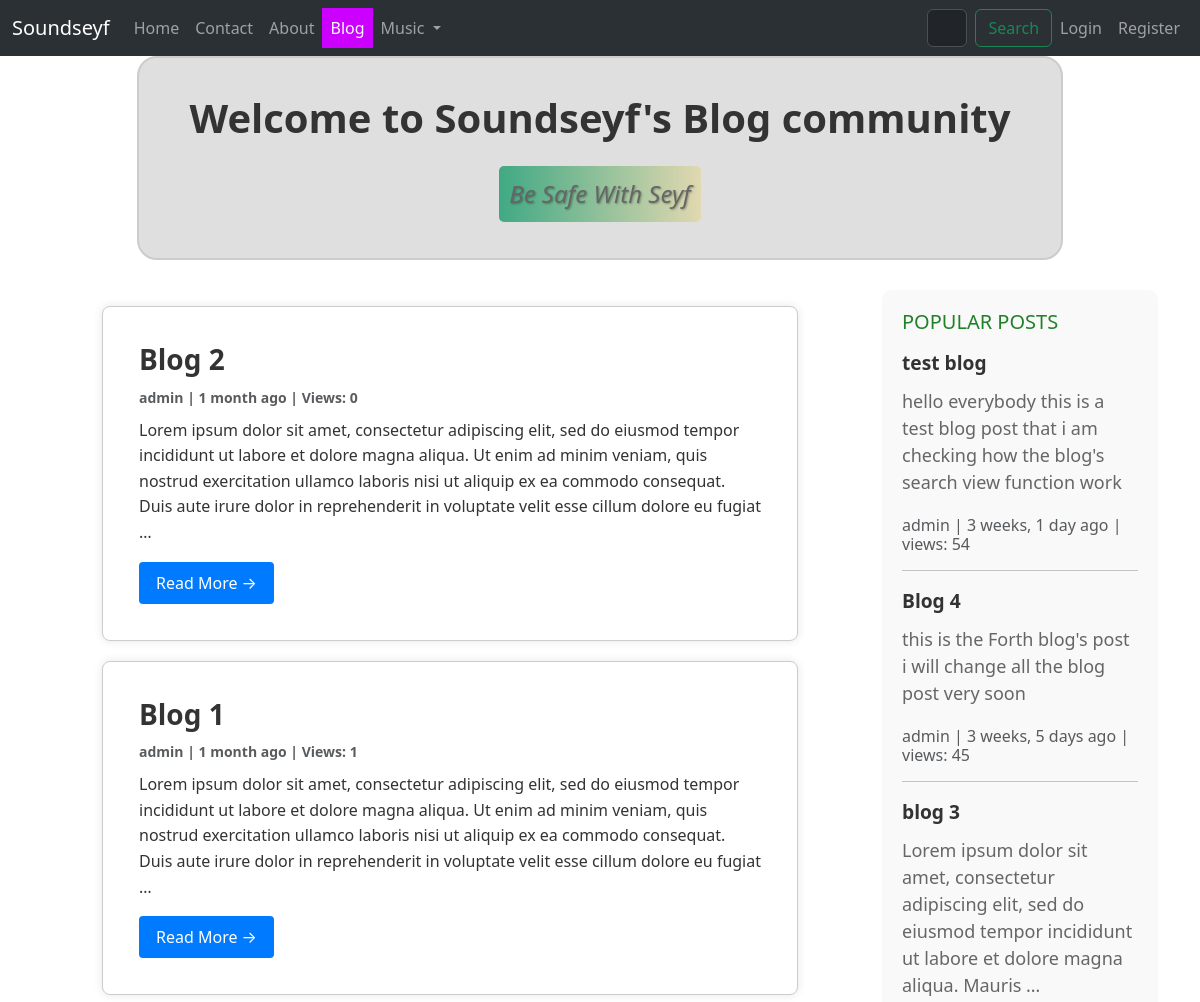
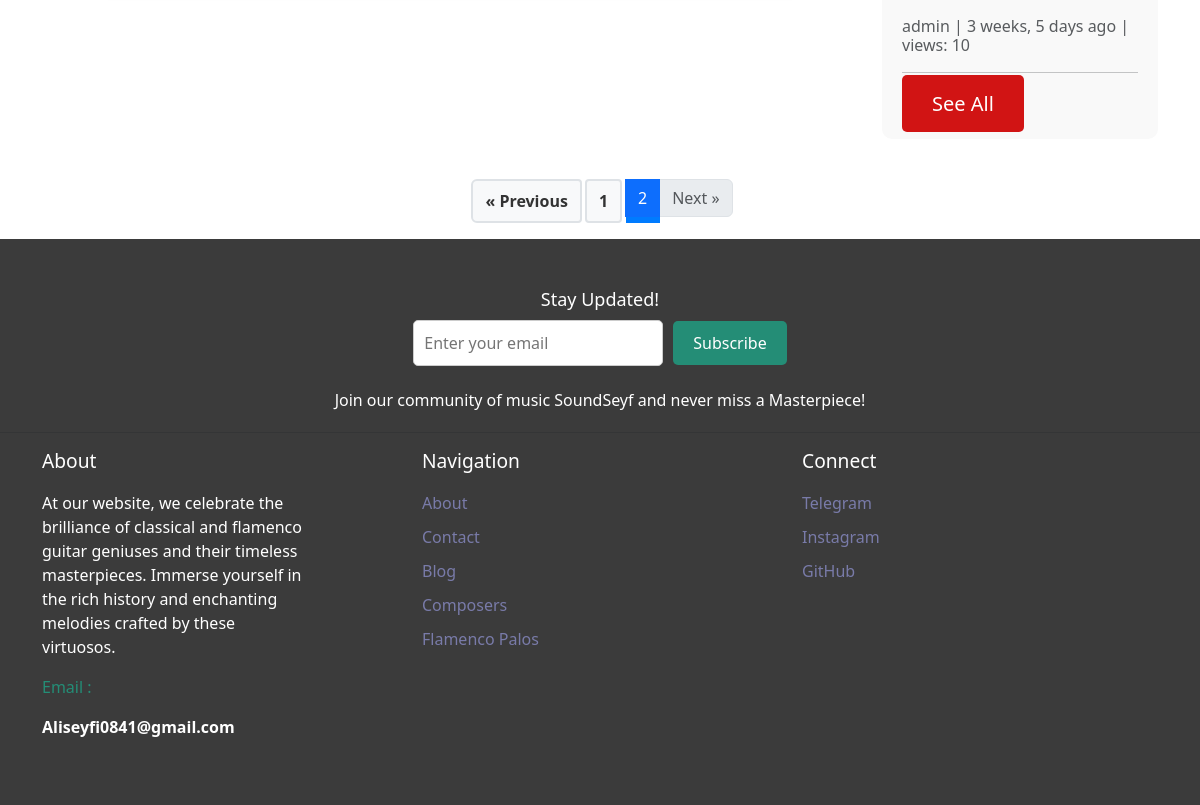
Screenshot of /blog/?page=2 with the database file from the repository (2 pictures, top to bottom).
### blog/models.py (models this page shows, shortened)
class Post(models.Model):
    title = models.CharField(max_length=255,unique=True)
    slug = models.SlugField(max_length=255,unique=True)
    author = models.ForeignKey(User,on_delete=models.CASCADE,null=True)
    content = models.TextField(null=True,blank=True)
    created_on = models.DateTimeField(auto_now_add=True)
    updated_on = models.DateTimeField(auto_now=True)
    published_on = models.DateTimeField(null=True)
    status = models.CharField(max_length=255,choices=STATUS_CHOICES)
    counted_views = models.IntegerField(default=0)
    login_required = models.BooleanField(default=False)
    class Meta:
        ordering = ['-created_on']

### blog/views.py (the view)
# urls.py: path('',views.PostList.as_view(),name="blog-home"),
class PostList(generic.ListView):
    now = timezone.now()
    queryset = Post.objects.filter(status='p' , published_on__lte=now).order_by('-created_on')
    context_object_name = 'post_list'
    paginate_by = 3
    template_name = "blog/blog-home.html"

### blog/templatetags/blog-tags.py (called while the page is built)
@register.inclusion_tag('blog/sidebar.html')
def popularpost():
    popularposts = Post.objects.all().order_by('-counted_views')[:3]
    return  {"popularposts":popularposts}

### templates/blog/blog-home.html (shortened to what this page needs)
{% load humanize %}
{% load blog-tags %}
<!DOCTYPE html>
<html lang="en">
<head>
    <link href="https://cdn.jsdelivr.net/npm/bootstrap@5.3.3/dist/css/bootstrap.min.css" rel="stylesheet"
>
<body data-bs-theme="light">
    <nav class="navbar navbar-expand-lg bg-body-tertiary" data-bs-theme="dark">
        <div class="container-fluid">
            <a class="navbar-brand" href="{% url 'website:index' %}">Soundseyf</a>
            <div class="collapse navbar-collapse" id="navbarSupportedContent">
                <ul class="navbar-nav me-auto mb-2 mb-lg-0">
                    <li class="nav-item">
                        <a class="nav-link {% if request.path == '/' %}active{% endif %}" aria-current="page"
                            href="{% url 'website:index' %}">Home</a>
                    </li>
                    <li class="nav-item">
                        <a class="nav-link {% if '/contact/' in request.path %}active{% endif %}"
                            href="{% url 'website:contact' %}">Contact</a>
                    </li>
                    <li class="nav-item">
                        <a class="nav-link {% if '/about/' in request.path %}active{% endif %}"
                            href="{% url 'website:about' %}">About</a>
                    </li>
                    <li class="nav-item">
                        <a class="nav-link {% if '/blog/' in request.path %}active{% endif %}"
                            href="{% url 'blog:blog-home' %}">Blog</a>
                    </li>
                    <li class="nav-item dropdown">
                        <a class="nav-link dropdown-toggle dropdown-toggle-arrow {% if '/music/' in request.path %}active{% endif %}"
                            href="#" role="button" data-bs-toggle="dropdown" aria-expanded="false">
                            Music
                        </a>
                    </li>
                </ul>
                <form style="padding-left: 45%;" method="get" class="d-flex me-auto" role="search"
                    action="{% url 'music:search' %}">
                    <input class="form-control me-2" name="s" type="search" placeholder="Search Composer fullname"
                        aria-label="Search" list="composer-list">
                    <button class="btn btn-outline-success" type="submit">Search</button>
                </form>
                <ul class="navbar-nav ms-auto">
                    {% if request.user.is_authenticated %}
                    <li class="nav-item dropdown">
                        <a class="nav-link dropdown-toggle" href="#" id="userDropdown" role="button"
                            data-bs-toggle="dropdown" aria-expanded="false">
                            {{ request.user.username }}
                        </a>
                        <ul class="dropdown-menu dropdown-menu-end" aria-labelledby="userDropdown">
                            <li><a class="dropdown-item" href="{% url 'music:Likes' %}">Favorites</a></li>
                            <li>
                                <hr class="dropdown-divider">
                            </li>
                            <li><a class="dropdown-item" href="{% url 'accounts:logout' %}">Logout</a></li>
                        </ul>
                    </li>
                    {% else %}
                    <li class="nav-item">
                        <a class="nav-link btn btn-primary" href="{% url 'accounts:login' %}">Login</a>
                    </li>
                    <li class="nav-item">
                        <a class="nav-link btn btn-success" href="{% url 'accounts:register' %}">Register</a>
                    </li>
                    {% endif %}
                </ul>
            </div>
        </div>
    </nav>
    <header class="masthead">
        <div class="container">
            <div class="row">
                <div class="col-md-8 col-md-10 mx-auto">
                    <div class="site-heading">
                        <div class="title-box">
                            <h3 class="welcome-title my-4 mt-3">Welcome to Soundseyf's Blog community</h3>
                            <p class="safety-message">Be Safe With Seyf</p>
                        </div>
                    </div>
                </div>
            </div>
        </div>
    </header>
    <div class="container post-container">
        <div class="row">
            <div class="col-md-8 mt-3">
                {% for post in post_list %}
                <div class="card post-card">
                    <div class="card-body">
                        <h2 class="card-title post-title">{{ post.title }}</h2>
                        <p class="card-text text-muted post-meta" style="font-weight: bold;">{{ post.author }} | {{ post.created_on|naturaltime }}
                            | Views: {{ post.counted_views }}</p>
                        <p class="card-text post-content">{{ post.content|truncatewords_html:50 }}</p>
                        <a href="{% url 'blog:blog-single' post.slug %}" class="btn read-more-btn">Read More &rarr;</a>
                    </div>
                </div>
                {% endfor %}
            </div>
        {% popularpost %}
        </div>
    </div>
    <div class="pagination-container">
        <nav aria-label="Page navigation">
            <ul class="pagination">
                {% if page_obj.has_previous %}
                <li class="page-item"><a href="?page={{ page_obj.previous_page_number }}" class="page-link">&laquo;
                        Previous</a></li>
                {% else %}
                <li class="page-item disabled pagination-disabled"><span class="page-link">&laquo; Previous</span></li>
                {% endif %}
                {% for num in paginator.page_range %}
                {% if num == page_obj.number %}
                <li class="page-item active pagination-current"><span class="page-link">{{ num }}</span></li>
                {% else %}
                <li class="page-item"><a href="?page={{ num }}" class="page-link pagination-link">{{ num }}</a></li>
                {% endif %}
                {% endfor %}
                {% if page_obj.has_next %}
                <li class="page-item"><a href="?page={{ page_obj.next_page_number }}" class="page-link">Next &raquo;</a>
                </li>
                {% else %}
                <li class="page-item disabled pagination-disabled"><span class="page-link">Next &raquo;</span></li>
                {% endif %}
            </ul>
        </nav>
    </div>
    <footer class="footer">
        <div class="container">
            <div class="footer-subscribe">
                <h3 style="color: #fff;">Stay Updated!</h3>
                <form action="{% url 'website:subscribe' %}" method="post">
                    <input type="email" name="email" placeholder="Enter your email" required>
                    <button type="submit">Subscribe</button>
                </form>
                <p style="padding-top: 2%;">Join our community of music SoundSeyf and never miss a Masterpiece!</p>
            </div>
        </div>
        <hr>
        <div class="container">
            <div class="row">
                <div class="col-md-4">
                    <h5>About</h5>
                    <p style="padding-top: 3%; padding-right:25%">At our website, we celebrate the brilliance of
                        classical and flamenco guitar geniuses and their timeless masterpieces. Immerse yourself in the
                        rich history and enchanting melodies crafted by these virtuosos.</p>
                    <p style="color: #248d76;">Email :
                    <p style="font-weight: bold;">Aliseyfi0841@gmail.com</p>
                    </p>
                </div>
                <div class="col-md-4">
                    <h5>Navigation</h5>
                    <ul class="list-unstyled" style="padding-top: 3%;">
                        <li><a href="{% url 'website:about' %}">About</a></li>
                        <li><a href="{% url 'website:contact' %}">Contact</a></li>
                        <li><a href="{% url 'blog:blog-home' %}">Blog</a></li>
                        <li><a href="{% url 'music:composers' %}">Composers</a></li>
                        <li><a href="{% url 'music:palos' %}">Flamenco Palos</a></li>
                    </ul>
                </div>
                <div class="col-md-4">
                    <h5>Connect</h5>
                    <ul class="list-unstyled" style="padding-top: 3%;">
                        <li><a href="#">Telegram</a></li>
                        <li><a href="https://www.instagram.com/pv.aliseyfi">Instagram</a></li>
                        <li><a href="https://github.com/aisdisappeared">GitHub</a></li>
                    </ul>
                </div>
            </div>
        </div>
    </footer>
</body>
</html>

### templates/blog/sidebar.html (shortened to what this page needs)
{% load static %}
{% load humanize %}
<!DOCTYPE html>
<html lang="en">
<head>
</head>
<body>
    <div class="sidebar">
        <div class="sidebar-widget">
            <h4>POPULAR POSTS</h4>
            <ul class="popular-posts-list">
                {% for post in popularposts %}
                <li style="font-weight: bolder;"><a href="{% url 'blog:blog-single' post.slug %}">{{ post.title }}</a>
                </li>
                <div class="blog-snippet">{{ post.content|truncatewords:20 }}</div>
                <p class="card-text text-muted h6">{{ post.author }} | {{post.created_on|naturaltime }} | views:
                    {{post.counted_views}}</p>
                <hr>
                {% endfor %}
            </ul>
            <a href="{% url 'blog:blog-home' %}" class="see-all-button">See All</a>
        </div>
    </div>
</body>
</html>

### templates/blog/blog-home.html (style rules this page uses)
.navbar-nav .nav-link.active { color: rgb(255, 255, 255); background-color: rgb(204, 0, 255); }
.title-box { background-color: #dfdfdf; border: 2px solid #ccc; border-radius: 20px; padding: 20px; margin-bottom: 30px; text-align: center; }
.welcome-title { font-size: 2.5rem; color: #333; font-weight: bold; margin-bottom: 10px; }
.safety-message { font-size: 1.5rem; color: #666; font-style: italic; text-shadow: 1px 1px 2px rgba(0, 0, 0, 0.3); padding: 10px; border-radius: 5px; background: linear-gradient(to right, #40a984, #e1d8b0); display: inline-block; }
.post-container { padding-left: 6%; }
.post-card { background-color: #fff; border: 1px solid #ccc; border-radius: 8px; padding: 20px; margin-bottom: 20px; box-shadow: 0 0 10px rgba(0, 0, 0, 0.1); }
.post-title { font-size: 28px; font-weight: bold; color: #333; margin-bottom: 10px; }
.post-meta { color: #666; font-size: 14px; margin-bottom: 10px; }
.post-content { color: #333; font-size: 16px; line-height: 1.6; }
.read-more-btn { background-color: #007bff; color: #fff; padding: 8px 16px; border-radius: 4px; text-decoration: none; transition: background-color 0.3s; }
.footer { background-color: #3b3b3b; padding: 50px 0; margin-top: 10px; }
.footer h5 { color: #ffffff; font-size: larger; }
.footer p { color: #ffffff; }
.footer ul { padding: 0; list-style: none; }
.footer ul li { margin-bottom: 10px; }
.footer ul li a { color: #797ba9; text-decoration: none; }
.footer-subscribe { text-align: center; margin-bottom: 20px; }
.footer-subscribe h3 { font-size: 18px; margin-bottom: 10px; }
.footer-subscribe form { display: flex; justify-content: center; align-items: center; }
.footer-subscribe input[type="email"] { width: 250px; padding: 10px; border: 1px solid #ccc; border-radius: 5px; margin-right: 10px; }
.footer-subscribe button { padding: 10px 20px; background-color: #248d76; color: #fff; border: none; border-radius: 5px; cursor: pointer; }
.pagination { display: flex; justify-content: center; margin-top: 20px; }
.pagination a { color: #333; padding: 8px 12px; text-decoration: none; border-radius: 4px; margin: 0 4px; transition: all 0.3s ease; background-color: #f8f9fa; border: 2px solid #dee2e6; font-weight: bold; display: inline-block; }
.pagination .active { background-color: #007bff; color: #fff; border-color: #007bff; }

### templates/blog/sidebar.html (style rules this page uses)
.sidebar { width: 300px; margin-left: auto; }
.sidebar-widget { background-color: #f9f9f9; padding: 20px; border-radius: 10px; margin-bottom: 20px; }
.sidebar-widget h4 { color: #218129; font-size: 20px; margin-bottom: 15px; }
.popular-posts-list { list-style: none; padding: 0; }
.popular-posts-list li { margin-bottom: 10px; font-size: larger; }
.popular-posts-list a { color: #333; text-decoration: none; }
.see-all-button { padding: 15px 30px; background-color: #d11414; color: #fff; border: none; border-radius: 5px; cursor: pointer; transition: background-color 0.3s ease; text-decoration: none; font-size: 20px; }
.blog-snippet { font-size: 18px; color: #666; margin-bottom: 20px; }

### rows the page displays
Post: title "Blog 2", author "admin", created_on "1 month ago", counted_views "0", content "Lorem ipsum dolor sit amet, consectetur adipiscing elit, sed do eiusmod tempor incididunt ut labore et dolore magna aliqua. Ut enim ad minim veniam, quis nostrud exercitation ullamco laboris nisi ut aliquip ex ea commodo consequat. Duis aute irure dolor in reprehenderit in voluptate velit esse cillum dolore eu fugiat …"
Post: title "Blog 1", author "admin", created_on "1 month ago", counted_views "1", content "Lorem ipsum dolor sit amet, consectetur adipiscing elit, sed do eiusmod tempor incididunt ut labore et dolore magna aliqua. Ut enim ad minim veniam, quis nostrud exercitation ullamco laboris nisi ut aliquip ex ea commodo consequat. Duis aute irure dolor in reprehenderit in voluptate velit esse cillum dolore eu fugiat …"
Post: title "test blog", content "hello everybody this is a test blog post that i am checking how the blog's search view function work", author "admin", created_on "3 weeks, 1 day ago", counted_views "54"
Post: title "Blog 4", content "this is the Forth blog's post i will change all the blog post very soon", author "admin", created_on "3 weeks, 5 days ago", counted_views "45"
Post: title "blog 3", content "Lorem ipsum dolor sit amet, consectetur adipiscing elit, sed do eiusmod tempor incididunt ut labore et dolore magna aliqua. Mauris …", author "admin", created_on "3 weeks, 5 days ago", counted_views "10"

### other values shown
{{ num }} "1"
{{ num }} "2"
